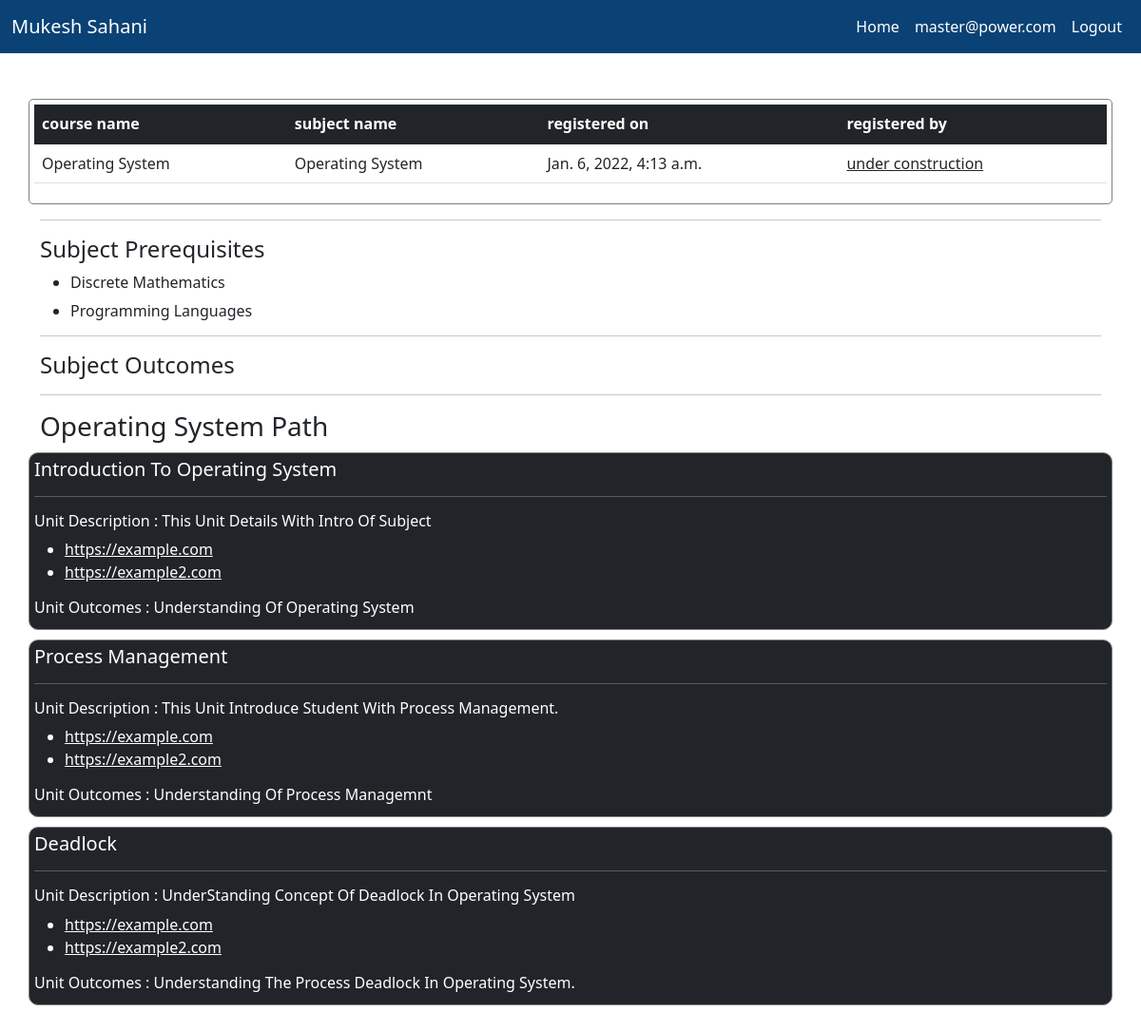
Screenshot of /course/courseview/1 (signed in) with the database file from the repository.
### user/models.py (models this page shows)
class profile(models.Model):
    user = models.OneToOneField(User,on_delete=models.CASCADE, related_name='profile')
    firstname=models.CharField(max_length=30,null=True)
    lastname=models.CharField(max_length=30,null=True)
    organisation = models.CharField(max_length=30,choices=[("Profesor", "Profesor"), ("Student", "Student")])
    semester = models.CharField(max_length=1,choices=[('1','1'),('2','2'),('3','3'),('4','4'),('5','5'),('6','6'),('7','7'),('8',
    '8')],null=True)
    passout_year=models.IntegerField(null=True)
    placement_year=models.IntegerField(null=True)
    branch=models.CharField(max_length=30,choices=[("CSE", "CSE"), ("CIVIL", "CIVIL"),("ECE", "ECE"),("MECH", "MECH")],null=True)

### course_system/models.py (models this page shows, shortened)
class CourseData(models.Model):
    course_id = models.AutoField(primary_key=True)
    course_name = models.CharField(max_length=255, blank=True)
    course_json_file = models.FileField(upload_to='documents/')
    uploaded_at = models.DateTimeField(auto_now_add=True)

### course_system/views.py (the view)
# urls.py: path('courseview/<int:course_id>', views.view_coures_coures_id, name = "ViewCourseData")
@login_required
def view_coures_coures_id(request, course_id):
    context = {}
    try:
        course = CourseData.objects.get(course_id=course_id)
        course_json_object = get_json_object(course.course_json_file)
        context['course_model'] = course
        context['course_json_object'] = course_json_object
        course_json_data = CourseJSONdataExtractor(course_json_object)
        context['course_data_object'] = course_json_data
        return render(request, 'course_system/course_data_view.html', context)
    except:
        return redirect('/coures/viewlist')

### course_system/core.py (called while the page is built)
    def get_subject_name(self):
        return self.__subject_name

    def get_course_path(self):
        course_path_keys = list(self.__course_path.keys())
        course_unit_list = []
        for unit in course_path_keys:
            course_unit_list.append(CourseUnitData(self.__course_path.get(unit)))
        return course_unit_list

    def get_course_pre_request(self):
        return self.__course_pre_request

    def get_course_outcomes(self):
        return self.__course_outcomes

    def get_unit_name(self):
        return self.__unit_name

    def get_unit_des(self):
        return self.__unit_des

    def get_unit_links(self):
        return self.__unit_link

    def get_unit_outcomes(self):
        return self.__unit_outcomes

### course_system/utils.py (called while the page is built)
def get_json_object(json_filename):
    try:
        print(MEDIA_ROOT + "/" + str(json_filename))
        course_json_file = open(MEDIA_ROOT + "/" + str(json_filename))
        course_json_object = json.loads(course_json_file.read())
        course_json_file.close()
        return course_json_object
    except Exception as e:
        return None

### course_system/templates/course_system/course_data_view.html (shortened to what this page needs)
{% extends 'course.basic.html' %}
{% block body %}
    <br/>
    <br/>
    <div class="container" style="border: 1px solid gray;padding: 5px;border-radius:5px;">
        <table class="table">
            <thead class="table-dark">
                <th scope="col">
                    course name
                </th>
                <th scope="col">
                    subject name
                </th>
                <th scope="col">
                    registered on
                </th>
                <th scopre="col">
                    registered by
                </th>
        </thead>
        <tbody>
            <tr>
                <td>
                    {{ course_model.course_name }}
                </td>
                <td>
                    {{ course_data_object.get_subject_name }}
                </td>
                <td>
                    {{ course_model.uploaded_at }}
                </td>
                <td>
                    <u>under construction<u>
                </td>
            </tr>
        </tbody>
        </table>
    </div>
    <div class="container">
        <hr/>
    </div>
    <div class="container">
        <p class="h4 text-capitalize">
            subject prerequisites
        </p>
        <ul>
            {% for pre in course_data_object.get_course_pre_request %}
                <li>
                    <p class="h6">{{ pre }}</p>
                </li>
            {% endfor %}
        </ul>
    </div>
    <div class="container">
        <hr/>
    </div>
    <div class="container">
        <p class="h4 text-capitalize">
            subject outcomes
        </p>
    </div>
    <div class="container">
        <hr/>
    </div>
    <div class="container">
        <p class="h3">
            {{ course_model.course_name }} Path
        </p>
    </div>
    {% for unit in course_data_object.get_course_path %}
        <div class="container bg-dark" style="border: 1px solid gray;padding:5px;margin-top: 10px;border-radius : 10px;color:white;">
            <p class="h5 text-capitalize">
                {{ unit.get_unit_name }}
            </p>
            <hr />
            <p class="h6 text-capitalize">
                unit Description : {{ unit.get_unit_des }}
            </p>
            <ul>
                {% for link in unit.get_unit_links %}
                <li>
                    <a href="{{ link }}" style="color:white;">{{ link }}</a>
                </li>
                {% endfor %}
            </ul>
            <p class="h6 text-capitalize">
                unit outcomes : {{ unit.get_unit_outcomes }}
            </p>
        </div>
    {% endfor %}
    <br />
    <br />
    <br />
{% endblock %}

### course_system/templates/course.basic.html (shortened to what this page needs)
{% load static %}
<!doctype html>
<html lang="en">
  <head>
    <link href="https://cdn.jsdelivr.net/npm/bootstrap@5.1.3/dist/css/bootstrap.min.css" rel="stylesheet">
  </head>
  <body class="bg-ligth">
    <nav class="navbar navbar-expand-lg navbar-dark" style="background-color: #0a4275;">
      <div class="container-fluid">
        <a class="navbar-brand" href="#">{{ request.user.profile.firstname }} {{ request.user.profile.lastname }}</a>
        <div style="justify-content: flex-end;" class="collapse navbar-collapse" id="navbarColor01">
          <ul class="navbar-nav mb-2 mb-lg-0">
            <li class="nav-item">
              <a class="nav-link active" aria-current="page" href="{% url 'home_page' %}">Home</a>
            </li>
            <li class="nav-item">
              <a class="nav-link active" href="#">{{ request.user.username }}</a>
            </li>
            <li class="nav-item">
              <a class="nav-link active" href="{% url 'Logout' %}">Logout</a>
            </li>
          </ul>
        </div>
      </div>
    </nav>
    {% block body %}
    {% endblock %}
  </body>
</html>

### rows the page displays
CourseData: course_name "Operating System", get_subject_name "Operating System", uploaded_at "Jan. 6, 2022, 4:13 a.m."

### other values shown
{{ request.user.profile.firstname }} "Mukesh"
{{ request.user.profile.lastname }} "Sahani"
{{ request.user.username }} "master@power.com"
{{ pre }} "Discrete Mathematics" "Programming Languages"
{{ unit.get_unit_name }} "Introduction To Operating System" "Process Management" "Deadlock"
{{ unit.get_unit_des }} "This Unit Details With Intro Of Subject" "This Unit Introduce Student With Process Management." "UnderStanding Concept Of Deadlock In Operating System"
{{ link }} "https://example.com" "https://example2.com" "https://example.com" "https://example2.com" "https://example.com" "https://example2.com"
{{ unit.get_unit_outcomes }} "Understanding Of Operating System" "Understanding Of Process Managemnt" "Understanding The Process Deadlock In Operating System."
